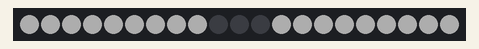
Recording of a sketch running on a simulated Arduino Uno, built with avr-gcc and run on an emulated ATmega328P. Parts: 21 RGB LEDs in strip order, left to right. Dim RGB values are drawn brighter than linear.

Above: at 0.1 s.
At 2.1 s:
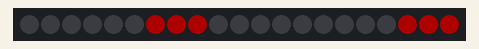
At 4.1 s:
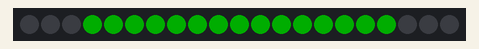
At 8.1 s:
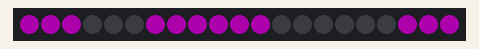
At 12.1 s:
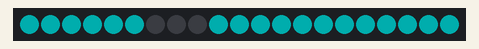
At 18.1 s:
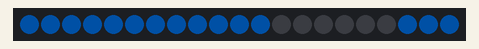

The sketch:

Digit_Display.ino
```cpp
/*
  Digit Dispaly
  Justin C Kirk

  Makerinchief
  www.makerinchief.com
  info@makerinchief.com

  Please read README.md for details
*/

#include <FastLED.h>
#include "colors.h"

void setup() {

  Serial.begin(115200);

  led_init();

  set_number(0, white);
  led_update();
  delay(2000);
  set_number(1, red);
  led_update();
  delay(2000);
  set_number(2, green);
  led_update();
  delay(2000);
  set_number(3, blue);
  led_update();
  delay(2000);
  set_number(4, magenta);
  led_update();
  delay(2000);
  set_number(5, yellow);
  led_update();
  delay(2000);
  set_number(6, cyan);
  led_update();
  delay(2000);
  set_number(7, orange);
  led_update();
  delay(2000);
  set_number(8, light_green);
  led_update();
  delay(2000);
  set_number(9, light_blue);
  led_update();
  delay(2000);
  set_number(0, off);
  led_update();
  delay(2000);

}

void loop() {
}
```

colors.h
```cpp
#include <FastLED.h>

CRGB colors[] = {
  CRGB(255, 0, 0),
  CRGB(0, 255, 0),
  CRGB(0, 0, 255),
  CRGB(255, 255, 0),
  CRGB(255, 0, 255),
  CRGB(0, 255, 255),
  CRGB(255, 255, 255),
  CRGB(180, 100, 0),
  CRGB(100, 100, 0),
  CRGB(180, 100, 180),
};

CRGB off = CRGB(0, 0, 0);
CRGB white = CRGB(255, 255, 255);
CRGB red = CRGB(255, 0, 0);
CRGB green = CRGB(0, 255, 0);
CRGB blue = CRGB(0, 0, 255);

CRGB magenta = CRGB(255, 0, 255);
CRGB yellow = CRGB(255, 255, 0);
CRGB cyan = CRGB(0, 255, 255);

CRGB orange = CRGB(180, 180, 0);
CRGB light_green = CRGB(100, 200, 0);
CRGB light_blue = CRGB(0, 100, 200);
```

digit.ino
```cpp
#include <FastLED.h>

//PWM Pin to control LEDs
const int LED_PIN = 9;

//Number of leds in each segment
const int LEDS_PER_SEGMENT = 3;

//Number of segments in a digit
const int SEGMENT_COUNT = 7;

//Number of leds for a digit
const int LED_COUNT = SEGMENT_COUNT * LEDS_PER_SEGMENT;

//Then all the leds can be represented by a grid of numbers
int digit_segments[SEGMENT_COUNT][LEDS_PER_SEGMENT] = {0};

CRGB leds[LED_COUNT];
byte leds_brightness = 100;

void led_update() {
  FastLED.show();
}

void led_init() {
  FastLED.addLeds<WS2812B, LED_PIN, GRB>(leds, LED_COUNT);
  FastLED.setBrightness(50);
  led_init_grid();
}

void led_init_grid() {

  int led_num = 0;

  for (int i = 0; i < SEGMENT_COUNT; i++) {
    for (int j = 0; j < LEDS_PER_SEGMENT; j ++ ) {
      digit_segments[i][j] = led_num;
      led_num += 1;
    }
  }

}

void set_all_leds(CRGB color) {
  for (int i = 0; i < LED_COUNT; i++) {
    leds[i] = color;
  }
}

void set_led_color(int num, CRGB color ) {
  leds[num] = color;
}

void set_segment_color(int segment, CRGB color) {
  for (int i = 0; i < LEDS_PER_SEGMENT; i++) {
    int led_num_ = digit_segments[segment][i];
    leds[led_num_] = color;
  }
}

void set_number(byte number, CRGB color) {

  byte segments = get_segments(number);
  int digit_place = 0;

  for (byte i = 0; i < SEGMENT_COUNT; i++) {

    byte segment_num = i + SEGMENT_COUNT * digit_place;
    byte segment_val = 1 << (SEGMENT_COUNT - i);
    bool segment_on = segments & segment_val;

    if (segment_on) {
      set_segment_color(segment_num, color);
    } else {
      set_segment_color(segment_num, off);
    }
  }
}

void run_test() {
  set_all_leds(CRGB(255, 255, 255));
  FastLED.show();
  delay(2000);

  set_all_leds(CRGB(0, 0, 0));
  FastLED.show();
  delay(2000);

  for (int i = 0; i < SEGMENT_COUNT; i++) {
    set_segment_color(i, CRGB(255, 255, 255));
    FastLED.show();
    delay(250);
  }
}

/*
  Get the segements needed to display a number 0 - 9

  Segments are arranged like below:

    --b--
   |     |
  a|     |c
   |     |
    --d--
   |     |
  e|     |g
   |     |
    --f--

  We can represent the segments needed to represent a number
  with a byte where each bit represenets a segment.

  byte segments => [ a, b, c, d, e, f, g, 0 ]

   And can represented by a byte like this:

   The number 1 would have segments 'c' and 'g' on
   and the rest off.

   So '1' can be represented as
   '1' => 0010001

*/

// Get the segments needed to display a number 0 - 9
byte get_segments(byte number) {

  byte a = 1 << 7;
  byte b = 1 << 6;
  byte c = 1 << 5;
  byte d = 1 << 4;
  byte e = 1 << 3;
  byte f = 1 << 2;
  byte g = 1 << 1;

  byte segments = 0;

  switch (number) {

    case 0:
      segments = a | b | c | e | f | g;
      break;

    case 1:
      segments = c | g;
      break;

    case 2:
      segments =  b | c | d | e | f;
      break;

    case 3:
      segments = b | c | d | f | g;
      break;

    case 4:
      segments = a | c | d | g;
      break;

    case 5:
      segments = a | b | d | f | g;
      break;

    case 6:
      segments =  a | b | d | e | f | g;
      break;

    case 7:
      segments = b | c | g;
      break;

    case 8:
      segments = a | b | c | d | e | f | g;
      break;

    case 9:
      segments = a | b | c | d | g;
      break;

    default:
      break;
  }

  return segments;

}
```

Measured:
- what the display in image 1 shows lasts 2.0 s, from 2.0 s to 4.0 s
